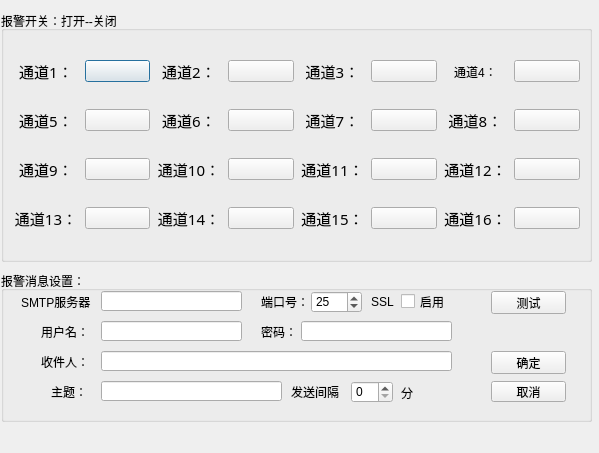
<?xml version="1.0" encoding="UTF-8"?>
<ui version="4.0">
 <class>SysConfigDialog</class>
 <widget class="QDialog" name="SysConfigDialog">
  <property name="geometry">
   <rect>
    <x>0</x>
    <y>0</y>
    <width>599</width>
    <height>453</height>
   </rect>
  </property>
  <property name="windowTitle">
   <string>Dialog</string>
  </property>
  <layout class="QVBoxLayout" name="verticalLayout">
   <property name="spacing">
    <number>1</number>
   </property>
   <property name="leftMargin">
    <number>1</number>
   </property>
   <property name="topMargin">
    <number>1</number>
   </property>
   <property name="rightMargin">
    <number>1</number>
   </property>
   <property name="bottomMargin">
    <number>1</number>
   </property>
   <item>
    <widget class="QWidget" name="widget" native="true">
     <widget class="QGroupBox" name="groupBox">
      <property name="geometry">
       <rect>
        <x>0</x>
        <y>10</y>
        <width>591</width>
        <height>251</height>
       </rect>
      </property>
      <property name="title">
       <string>报警开关：打开--关闭</string>
      </property>
      <layout class="QGridLayout" name="gridLayout">
       <item row="0" column="0">
        <widget class="QLabel" name="label_3">
         <property name="font">
          <font>
           <family>微软雅黑</family>
           <pointsize>11</pointsize>
          </font>
         </property>
         <property name="text">
          <string>通道1：</string>
         </property>
         <property name="alignment">
          <set>Qt::AlignCenter</set>
         </property>
        </widget>
       </item>
       <item row="0" column="1">
        <widget class="SwitchButton" name="pushButton_1">
         <property name="text">
          <string/>
         </property>
        </widget>
       </item>
       <item row="0" column="2">
        <widget class="QLabel" name="label_4">
         <property name="font">
          <font>
           <family>微软雅黑</family>
           <pointsize>11</pointsize>
          </font>
         </property>
         <property name="text">
          <string>通道2：</string>
         </property>
         <property name="alignment">
          <set>Qt::AlignCenter</set>
         </property>
        </widget>
       </item>
       <item row="0" column="3">
        <widget class="SwitchButton" name="pushButton_2">
         <property name="text">
          <string/>
         </property>
        </widget>
       </item>
       <item row="0" column="4">
        <widget class="QLabel" name="label_5">
         <property name="font">
          <font>
           <family>微软雅黑</family>
           <pointsize>11</pointsize>
          </font>
         </property>
         <property name="text">
          <string>通道3：</string>
         </property>
         <property name="alignment">
          <set>Qt::AlignCenter</set>
         </property>
        </widget>
       </item>
       <item row="0" column="5">
        <widget class="SwitchButton" name="pushButton_3">
         <property name="text">
          <string/>
         </property>
        </widget>
       </item>
       <item row="0" column="6">
        <widget class="QLabel" name="label_6">
         <property name="styleSheet">
          <string notr="true">font: 11pt &quot;微软雅黑&quot;;</string>
         </property>
         <property name="text">
          <string>通道4：</string>
         </property>
         <property name="alignment">
          <set>Qt::AlignCenter</set>
         </property>
        </widget>
       </item>
       <item row="0" column="7">
        <widget class="SwitchButton" name="pushButton_4">
         <property name="text">
          <string/>
         </property>
        </widget>
       </item>
       <item row="1" column="0">
        <widget class="QLabel" name="label_7">
         <property name="font">
          <font>
           <family>微软雅黑</family>
           <pointsize>11</pointsize>
          </font>
         </property>
         <property name="text">
          <string>通道5：</string>
         </property>
         <property name="alignment">
          <set>Qt::AlignCenter</set>
         </property>
        </widget>
       </item>
       <item row="1" column="1">
        <widget class="SwitchButton" name="pushButton_5">
         <property name="text">
          <string/>
         </property>
        </widget>
       </item>
       <item row="1" column="2">
        <widget class="QLabel" name="label_8">
         <property name="font">
          <font>
           <family>微软雅黑</family>
           <pointsize>11</pointsize>
          </font>
         </property>
         <property name="text">
          <string>通道6：</string>
         </property>
         <property name="alignment">
          <set>Qt::AlignCenter</set>
         </property>
        </widget>
       </item>
       <item row="1" column="3">
        <widget class="SwitchButton" name="pushButton_6">
         <property name="text">
          <string/>
         </property>
        </widget>
       </item>
       <item row="1" column="4">
        <widget class="QLabel" name="label_9">
         <property name="font">
          <font>
           <family>微软雅黑</family>
           <pointsize>11</pointsize>
          </font>
         </property>
         <property name="text">
          <string>通道7：</string>
         </property>
         <property name="alignment">
          <set>Qt::AlignCenter</set>
         </property>
        </widget>
       </item>
       <item row="1" column="5">
        <widget class="SwitchButton" name="pushButton_7">
         <property name="text">
          <string/>
         </property>
        </widget>
       </item>
       <item row="1" column="6">
        <widget class="QLabel" name="label_10">
         <property name="font">
          <font>
           <family>微软雅黑</family>
           <pointsize>11</pointsize>
          </font>
         </property>
         <property name="text">
          <string>通道8：</string>
         </property>
         <property name="alignment">
          <set>Qt::AlignCenter</set>
         </property>
        </widget>
       </item>
       <item row="1" column="7">
        <widget class="SwitchButton" name="pushButton_8">
         <property name="text">
          <string/>
         </property>
        </widget>
       </item>
       <item row="2" column="0">
        <widget class="QLabel" name="label_11">
         <property name="font">
          <font>
           <family>微软雅黑</family>
           <pointsize>11</pointsize>
          </font>
         </property>
         <property name="text">
          <string>通道9：</string>
         </property>
         <property name="alignment">
          <set>Qt::AlignCenter</set>
         </property>
        </widget>
       </item>
       <item row="2" column="1">
        <widget class="SwitchButton" name="pushButton_9">
         <property name="text">
          <string/>
         </property>
        </widget>
       </item>
       <item row="2" column="2">
        <widget class="QLabel" name="label_12">
         <property name="font">
          <font>
           <family>微软雅黑</family>
           <pointsize>11</pointsize>
          </font>
         </property>
         <property name="text">
          <string>通道10：</string>
         </property>
         <property name="alignment">
          <set>Qt::AlignCenter</set>
         </property>
        </widget>
       </item>
       <item row="2" column="3">
        <widget class="SwitchButton" name="pushButton_10">
         <property name="text">
          <string/>
         </property>
        </widget>
       </item>
       <item row="2" column="4">
        <widget class="QLabel" name="label_13">
         <property name="font">
          <font>
           <family>微软雅黑</family>
           <pointsize>11</pointsize>
          </font>
         </property>
         <property name="text">
          <string>通道11：</string>
         </property>
         <property name="alignment">
          <set>Qt::AlignCenter</set>
         </property>
        </widget>
       </item>
       <item row="2" column="5">
        <widget class="SwitchButton" name="pushButton_11">
         <property name="text">
          <string/>
         </property>
        </widget>
       </item>
       <item row="2" column="6">
        <widget class="QLabel" name="label_14">
         <property name="font">
          <font>
           <family>微软雅黑</family>
           <pointsize>11</pointsize>
          </font>
         </property>
         <property name="text">
          <string>通道12：</string>
         </property>
         <property name="alignment">
          <set>Qt::AlignCenter</set>
         </property>
        </widget>
       </item>
       <item row="2" column="7">
        <widget class="SwitchButton" name="pushButton_12">
         <property name="text">
          <string/>
         </property>
        </widget>
       </item>
       <item row="3" column="0">
        <widget class="QLabel" name="label_15">
         <property name="font">
          <font>
           <family>微软雅黑</family>
           <pointsize>11</pointsize>
          </font>
         </property>
         <property name="text">
          <string>通道13：</string>
         </property>
         <property name="alignment">
          <set>Qt::AlignCenter</set>
         </property>
        </widget>
       </item>
       <item row="3" column="1">
        <widget class="SwitchButton" name="pushButton_13">
         <property name="text">
          <string/>
         </property>
        </widget>
       </item>
       <item row="3" column="2">
        <widget class="QLabel" name="label_16">
         <property name="font">
          <font>
           <family>微软雅黑</family>
           <pointsize>11</pointsize>
          </font>
         </property>
         <property name="text">
          <string>通道14：</string>
         </property>
         <property name="alignment">
          <set>Qt::AlignCenter</set>
         </property>
        </widget>
       </item>
       <item row="3" column="3">
        <widget class="SwitchButton" name="pushButton_14">
         <property name="text">
          <string/>
         </property>
        </widget>
       </item>
       <item row="3" column="4">
        <widget class="QLabel" name="label_17">
         <property name="font">
          <font>
           <family>微软雅黑</family>
           <pointsize>11</pointsize>
          </font>
         </property>
         <property name="text">
          <string>通道15：</string>
         </property>
         <property name="alignment">
          <set>Qt::AlignCenter</set>
         </property>
        </widget>
       </item>
       <item row="3" column="5">
        <widget class="SwitchButton" name="pushButton_15">
         <property name="text">
          <string/>
         </property>
        </widget>
       </item>
       <item row="3" column="6">
        <widget class="QLabel" name="label_18">
         <property name="font">
          <font>
           <family>微软雅黑</family>
           <pointsize>11</pointsize>
          </font>
         </property>
         <property name="text">
          <string>通道16：</string>
         </property>
         <property name="alignment">
          <set>Qt::AlignCenter</set>
         </property>
        </widget>
       </item>
       <item row="3" column="7">
        <widget class="SwitchButton" name="pushButton_16">
         <property name="text">
          <string/>
         </property>
        </widget>
       </item>
      </layout>
     </widget>
     <widget class="QGroupBox" name="groupBox_2">
      <property name="geometry">
       <rect>
        <x>0</x>
        <y>270</y>
        <width>591</width>
        <height>151</height>
       </rect>
      </property>
      <property name="title">
       <string>报警消息设置：</string>
      </property>
      <widget class="QLabel" name="label_19">
       <property name="geometry">
        <rect>
         <x>20</x>
         <y>20</y>
         <width>71</width>
         <height>21</height>
        </rect>
       </property>
       <property name="text">
        <string>SMTP服务器：</string>
       </property>
      </widget>
      <widget class="QLineEdit" name="smtpName">
       <property name="geometry">
        <rect>
         <x>100</x>
         <y>20</y>
         <width>141</width>
         <height>20</height>
        </rect>
       </property>
      </widget>
      <widget class="QLabel" name="label_20">
       <property name="geometry">
        <rect>
         <x>260</x>
         <y>20</y>
         <width>54</width>
         <height>21</height>
        </rect>
       </property>
       <property name="text">
        <string>端口号：</string>
       </property>
      </widget>
      <widget class="QSpinBox" name="smtpPort">
       <property name="geometry">
        <rect>
         <x>310</x>
         <y>20</y>
         <width>51</width>
         <height>22</height>
        </rect>
       </property>
       <property name="maximum">
        <number>9999</number>
       </property>
       <property name="value">
        <number>25</number>
       </property>
      </widget>
      <widget class="QLabel" name="label_21">
       <property name="geometry">
        <rect>
         <x>370</x>
         <y>20</y>
         <width>31</width>
         <height>21</height>
        </rect>
       </property>
       <property name="text">
        <string>SSL</string>
       </property>
      </widget>
      <widget class="QCheckBox" name="smtpSSL">
       <property name="geometry">
        <rect>
         <x>400</x>
         <y>20</y>
         <width>71</width>
         <height>21</height>
        </rect>
       </property>
       <property name="text">
        <string>启用</string>
       </property>
      </widget>
      <widget class="QLabel" name="label_22">
       <property name="geometry">
        <rect>
         <x>40</x>
         <y>50</y>
         <width>54</width>
         <height>21</height>
        </rect>
       </property>
       <property name="text">
        <string>用户名：</string>
       </property>
      </widget>
      <widget class="QLineEdit" name="userName">
       <property name="geometry">
        <rect>
         <x>100</x>
         <y>50</y>
         <width>141</width>
         <height>20</height>
        </rect>
       </property>
      </widget>
      <widget class="QLabel" name="label_23">
       <property name="geometry">
        <rect>
         <x>260</x>
         <y>50</y>
         <width>54</width>
         <height>21</height>
        </rect>
       </property>
       <property name="text">
        <string>密码：</string>
       </property>
      </widget>
      <widget class="QLineEdit" name="password">
       <property name="geometry">
        <rect>
         <x>300</x>
         <y>50</y>
         <width>151</width>
         <height>20</height>
        </rect>
       </property>
       <property name="echoMode">
        <enum>QLineEdit::Password</enum>
       </property>
      </widget>
      <widget class="QLabel" name="label_24">
       <property name="geometry">
        <rect>
         <x>40</x>
         <y>80</y>
         <width>54</width>
         <height>21</height>
        </rect>
       </property>
       <property name="text">
        <string>收件人：</string>
       </property>
      </widget>
      <widget class="QLineEdit" name="receivers">
       <property name="geometry">
        <rect>
         <x>100</x>
         <y>80</y>
         <width>351</width>
         <height>20</height>
        </rect>
       </property>
      </widget>
      <widget class="QLabel" name="label_25">
       <property name="geometry">
        <rect>
         <x>50</x>
         <y>110</y>
         <width>54</width>
         <height>21</height>
        </rect>
       </property>
       <property name="text">
        <string>主题：</string>
       </property>
      </widget>
      <widget class="QLineEdit" name="subject">
       <property name="geometry">
        <rect>
         <x>100</x>
         <y>110</y>
         <width>181</width>
         <height>20</height>
        </rect>
       </property>
      </widget>
      <widget class="QLabel" name="label_26">
       <property name="geometry">
        <rect>
         <x>290</x>
         <y>110</y>
         <width>54</width>
         <height>21</height>
        </rect>
       </property>
       <property name="text">
        <string>发送间隔</string>
       </property>
      </widget>
      <widget class="QSpinBox" name="sendTime">
       <property name="geometry">
        <rect>
         <x>350</x>
         <y>110</y>
         <width>42</width>
         <height>22</height>
        </rect>
       </property>
      </widget>
      <widget class="QLabel" name="label_27">
       <property name="geometry">
        <rect>
         <x>400</x>
         <y>112</y>
         <width>54</width>
         <height>20</height>
        </rect>
       </property>
       <property name="text">
        <string>分</string>
       </property>
      </widget>
      <widget class="QPushButton" name="button_OK">
       <property name="geometry">
        <rect>
         <x>490</x>
         <y>80</y>
         <width>75</width>
         <height>23</height>
        </rect>
       </property>
       <property name="text">
        <string>确定</string>
       </property>
      </widget>
      <widget class="QPushButton" name="button_cancel">
       <property name="geometry">
        <rect>
         <x>490</x>
         <y>110</y>
         <width>75</width>
         <height>21</height>
        </rect>
       </property>
       <property name="text">
        <string>取消</string>
       </property>
      </widget>
      <widget class="QPushButton" name="button_test">
       <property name="geometry">
        <rect>
         <x>490</x>
         <y>20</y>
         <width>75</width>
         <height>23</height>
        </rect>
       </property>
       <property name="text">
        <string>测试</string>
       </property>
      </widget>
     </widget>
    </widget>
   </item>
  </layout>
 </widget>
 <customwidgets>
  <customwidget>
   <class>SwitchButton</class>
   <extends>QPushButton</extends>
   <header location="global">switchbutton.h</header>
  </customwidget>
 </customwidgets>
 <resources/>
 <connections/>
</ui>
